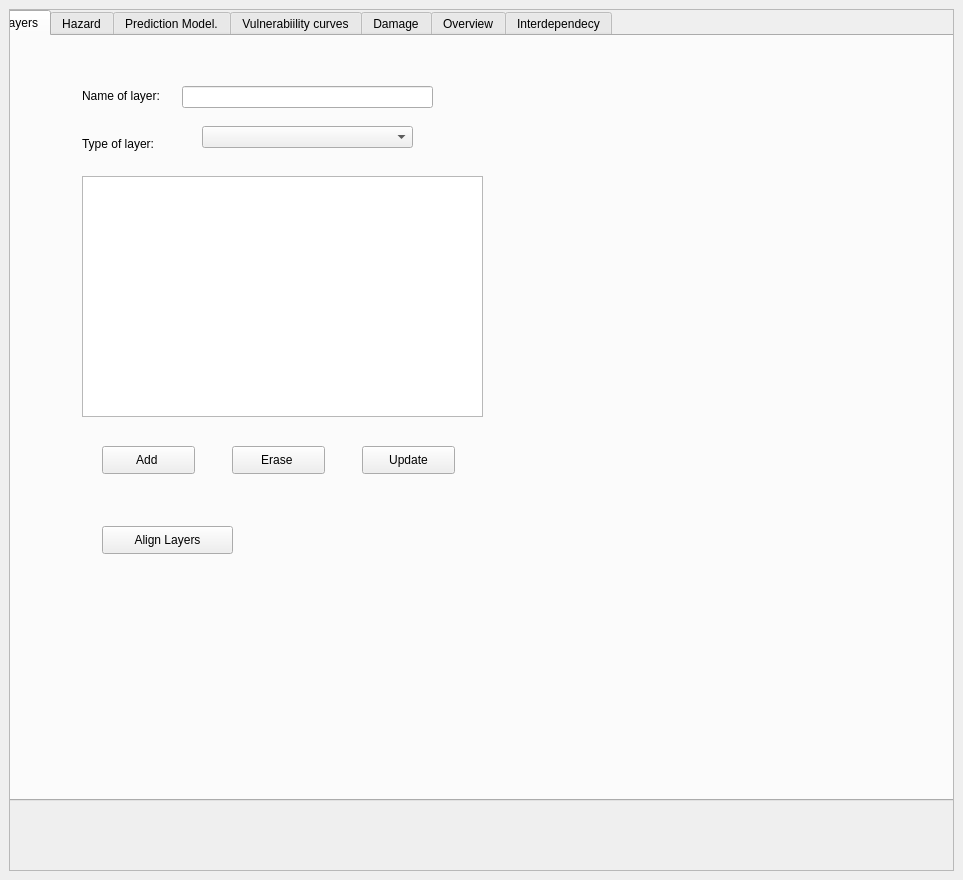
<?xml version="1.0" encoding="UTF-8"?>
<ui version="4.0">
 <class>AutoFieldsDockWidget</class>
 <widget class="QDockWidget" name="AutoFieldsDockWidget">
  <property name="geometry">
   <rect>
    <x>0</x>
    <y>0</y>
    <width>963</width>
    <height>880</height>
   </rect>
  </property>
  <property name="maximumSize">
   <size>
    <width>524287</width>
    <height>524287</height>
   </size>
  </property>
  <property name="windowTitle">
   <string>Resilience Calculator</string>
  </property>
  <widget class="QWidget" name="dockWidgetContents">
   <layout class="QGridLayout" name="gridLayout">
    <item row="0" column="1">
     <widget class="QScrollArea" name="scrollArea">
      <property name="widgetResizable">
       <bool>true</bool>
      </property>
      <widget class="QWidget" name="scrollAreaWidgetContents">
       <property name="geometry">
        <rect>
         <x>0</x>
         <y>0</y>
         <width>939</width>
         <height>830</height>
        </rect>
       </property>
       <widget class="QTabWidget" name="PredictionModel">
        <property name="geometry">
         <rect>
          <x>-20</x>
          <y>0</y>
          <width>1071</width>
          <height>791</height>
         </rect>
        </property>
        <property name="currentIndex">
         <number>0</number>
        </property>
        <widget class="QWidget" name="tab_3">
         <attribute name="title">
          <string>Layers</string>
         </attribute>
         <widget class="QLabel" name="label_28">
          <property name="geometry">
           <rect>
            <x>90</x>
            <y>50</y>
            <width>111</width>
            <height>20</height>
           </rect>
          </property>
          <property name="text">
           <string>Name of layer:</string>
          </property>
         </widget>
         <widget class="QTableWidget" name="layersTableView">
          <property name="geometry">
           <rect>
            <x>90</x>
            <y>140</y>
            <width>401</width>
            <height>241</height>
           </rect>
          </property>
         </widget>
         <widget class="QLabel" name="label_2">
          <property name="geometry">
           <rect>
            <x>90</x>
            <y>100</y>
            <width>91</width>
            <height>16</height>
           </rect>
          </property>
          <property name="text">
           <string>Type of layer:</string>
          </property>
         </widget>
         <widget class="QPushButton" name="pushLayerButton">
          <property name="geometry">
           <rect>
            <x>110</x>
            <y>410</y>
            <width>93</width>
            <height>28</height>
           </rect>
          </property>
          <property name="text">
           <string>Add </string>
          </property>
         </widget>
         <widget class="QLineEdit" name="lineEdit_4">
          <property name="geometry">
           <rect>
            <x>190</x>
            <y>50</y>
            <width>251</width>
            <height>22</height>
           </rect>
          </property>
         </widget>
         <widget class="QComboBox" name="typeLayerComboBox">
          <property name="geometry">
           <rect>
            <x>210</x>
            <y>90</y>
            <width>211</width>
            <height>22</height>
           </rect>
          </property>
         </widget>
         <widget class="QPushButton" name="eraseLayerButton">
          <property name="geometry">
           <rect>
            <x>240</x>
            <y>410</y>
            <width>93</width>
            <height>28</height>
           </rect>
          </property>
          <property name="text">
           <string>Erase </string>
          </property>
         </widget>
         <widget class="QPushButton" name="updateLayerButton">
          <property name="geometry">
           <rect>
            <x>370</x>
            <y>410</y>
            <width>93</width>
            <height>28</height>
           </rect>
          </property>
          <property name="text">
           <string>Update</string>
          </property>
         </widget>
         <widget class="QPushButton" name="alignLayerspushButton">
          <property name="geometry">
           <rect>
            <x>110</x>
            <y>490</y>
            <width>131</width>
            <height>28</height>
           </rect>
          </property>
          <property name="text">
           <string>Align Layers</string>
          </property>
         </widget>
        </widget>
        <widget class="QWidget" name="tab">
         <attribute name="title">
          <string>Hazard</string>
         </attribute>
         <widget class="QLabel" name="label_11">
          <property name="geometry">
           <rect>
            <x>70</x>
            <y>90</y>
            <width>51</width>
            <height>41</height>
           </rect>
          </property>
          <property name="font">
           <font>
            <weight>50</weight>
            <bold>false</bold>
           </font>
          </property>
          <property name="text">
           <string>Id:</string>
          </property>
         </widget>
         <widget class="QComboBox" name="IdHazardComboBox">
          <property name="geometry">
           <rect>
            <x>120</x>
            <y>100</y>
            <width>201</width>
            <height>21</height>
           </rect>
          </property>
         </widget>
         <widget class="QLabel" name="label_16">
          <property name="geometry">
           <rect>
            <x>100</x>
            <y>50</y>
            <width>101</width>
            <height>16</height>
           </rect>
          </property>
          <property name="font">
           <font>
            <pointsize>10</pointsize>
            <weight>75</weight>
            <bold>true</bold>
           </font>
          </property>
          <property name="text">
           <string>Hazard</string>
          </property>
         </widget>
         <widget class="QWidget" name="hazardModelWidget" native="true">
          <property name="geometry">
           <rect>
            <x>70</x>
            <y>470</y>
            <width>481</width>
            <height>221</height>
           </rect>
          </property>
          <widget class="QLabel" name="label_29">
           <property name="geometry">
            <rect>
             <x>20</x>
             <y>20</y>
             <width>131</width>
             <height>21</height>
            </rect>
           </property>
           <property name="text">
            <string>Harzad model:</string>
           </property>
          </widget>
          <widget class="QTextEdit" name="hazardModelTextEdit">
           <property name="geometry">
            <rect>
             <x>120</x>
             <y>20</y>
             <width>301</width>
             <height>41</height>
            </rect>
           </property>
          </widget>
          <widget class="QLabel" name="label_30">
           <property name="geometry">
            <rect>
             <x>30</x>
             <y>80</y>
             <width>131</width>
             <height>21</height>
            </rect>
           </property>
           <property name="text">
            <string>Values:</string>
           </property>
          </widget>
          <widget class="QTextEdit" name="valuesHazardModelTextEdit">
           <property name="geometry">
            <rect>
             <x>120</x>
             <y>70</y>
             <width>301</width>
             <height>41</height>
            </rect>
           </property>
          </widget>
          <widget class="QPushButton" name="saveHazardModelButton">
           <property name="geometry">
            <rect>
             <x>300</x>
             <y>130</y>
             <width>93</width>
             <height>28</height>
            </rect>
           </property>
           <property name="text">
            <string>Save</string>
           </property>
          </widget>
         </widget>
         <widget class="QWidget" name="widgetHazardValues" native="true">
          <property name="geometry">
           <rect>
            <x>40</x>
            <y>150</y>
            <width>301</width>
            <height>171</height>
           </rect>
          </property>
          <widget class="QLabel" name="label_13">
           <property name="geometry">
            <rect>
             <x>20</x>
             <y>20</y>
             <width>91</width>
             <height>16</height>
            </rect>
           </property>
           <property name="font">
            <font>
             <weight>50</weight>
             <bold>false</bold>
            </font>
           </property>
           <property name="text">
            <string>Hazard Value:</string>
           </property>
          </widget>
          <widget class="QLineEdit" name="hazardValueLineEdit">
           <property name="geometry">
            <rect>
             <x>110</x>
             <y>20</y>
             <width>161</width>
             <height>22</height>
            </rect>
           </property>
          </widget>
          <widget class="QLabel" name="label_32">
           <property name="geometry">
            <rect>
             <x>60</x>
             <y>60</y>
             <width>53</width>
             <height>16</height>
            </rect>
           </property>
           <property name="text">
            <string>R</string>
           </property>
          </widget>
          <widget class="QLineEdit" name="RvalueLineEdit">
           <property name="geometry">
            <rect>
             <x>110</x>
             <y>50</y>
             <width>161</width>
             <height>22</height>
            </rect>
           </property>
          </widget>
          <widget class="QLabel" name="label_33">
           <property name="geometry">
            <rect>
             <x>60</x>
             <y>90</y>
             <width>53</width>
             <height>16</height>
            </rect>
           </property>
           <property name="text">
            <string>S</string>
           </property>
          </widget>
          <widget class="QLineEdit" name="SoilLineEdit">
           <property name="geometry">
            <rect>
             <x>110</x>
             <y>90</y>
             <width>161</width>
             <height>22</height>
            </rect>
           </property>
          </widget>
          <widget class="QPushButton" name="saveHazardParametersPushButton">
           <property name="geometry">
            <rect>
             <x>180</x>
             <y>130</y>
             <width>93</width>
             <height>28</height>
            </rect>
           </property>
           <property name="text">
            <string>Save</string>
           </property>
          </widget>
         </widget>
         <widget class="QWidget" name="widget_Epicenter" native="true">
          <property name="geometry">
           <rect>
            <x>440</x>
            <y>190</y>
            <width>291</width>
            <height>131</height>
           </rect>
          </property>
         </widget>
         <widget class="QWidget" name="widget_LoadHazardModel" native="true">
          <property name="geometry">
           <rect>
            <x>80</x>
            <y>400</y>
            <width>421</width>
            <height>80</height>
           </rect>
          </property>
          <widget class="QLabel" name="label_12">
           <property name="geometry">
            <rect>
             <x>0</x>
             <y>40</y>
             <width>121</width>
             <height>16</height>
            </rect>
           </property>
           <property name="font">
            <font>
             <weight>50</weight>
             <bold>false</bold>
            </font>
           </property>
           <property name="text">
            <string>Hazard Model</string>
           </property>
          </widget>
          <widget class="QPushButton" name="loadHazardButton">
           <property name="geometry">
            <rect>
             <x>90</x>
             <y>30</y>
             <width>93</width>
             <height>28</height>
            </rect>
           </property>
           <property name="text">
            <string>Load</string>
           </property>
          </widget>
          <widget class="QPushButton" name="calculateHarzadPushButton">
           <property name="geometry">
            <rect>
             <x>200</x>
             <y>30</y>
             <width>93</width>
             <height>30</height>
            </rect>
           </property>
           <property name="text">
            <string>Calculate</string>
           </property>
          </widget>
         </widget>
         <widget class="QLabel" name="label_34">
          <property name="geometry">
           <rect>
            <x>60</x>
            <y>370</y>
            <width>53</width>
            <height>16</height>
           </rect>
          </property>
          <property name="text">
           <string>Epicenter</string>
          </property>
         </widget>
         <widget class="QPushButton" name="LoadEpicenterpushButton">
          <property name="geometry">
           <rect>
            <x>390</x>
            <y>370</y>
            <width>93</width>
            <height>28</height>
           </rect>
          </property>
          <property name="text">
           <string>Load Epicenter</string>
          </property>
         </widget>
         <widget class="QLineEdit" name="epicenterLineEdit">
          <property name="geometry">
           <rect>
            <x>120</x>
            <y>370</y>
            <width>261</width>
            <height>21</height>
           </rect>
          </property>
         </widget>
         <widget class="QLabel" name="label_31">
          <property name="geometry">
           <rect>
            <x>90</x>
            <y>330</y>
            <width>53</width>
            <height>16</height>
           </rect>
          </property>
          <property name="text">
           <string>M</string>
          </property>
         </widget>
         <widget class="QLineEdit" name="MomentumLineEdit">
          <property name="geometry">
           <rect>
            <x>120</x>
            <y>330</y>
            <width>161</width>
            <height>22</height>
           </rect>
          </property>
         </widget>
        </widget>
        <widget class="QWidget" name="tab_4">
         <attribute name="title">
          <string>Prediction Model.</string>
         </attribute>
         <widget class="QPushButton" name="resilienceButton">
          <property name="geometry">
           <rect>
            <x>100</x>
            <y>350</y>
            <width>191</width>
            <height>41</height>
           </rect>
          </property>
          <property name="text">
           <string> Calculate Methodology</string>
          </property>
         </widget>
         <widget class="QLabel" name="label_9">
          <property name="geometry">
           <rect>
            <x>10</x>
            <y>90</y>
            <width>21</width>
            <height>20</height>
           </rect>
          </property>
          <property name="text">
           <string>Id</string>
          </property>
         </widget>
         <widget class="QPushButton" name="deleteButton">
          <property name="geometry">
           <rect>
            <x>190</x>
            <y>150</y>
            <width>75</width>
            <height>23</height>
           </rect>
          </property>
          <property name="text">
           <string>Delete</string>
          </property>
         </widget>
         <widget class="QPushButton" name="readButton">
          <property name="geometry">
           <rect>
            <x>190</x>
            <y>120</y>
            <width>75</width>
            <height>23</height>
           </rect>
          </property>
          <property name="text">
           <string>Read</string>
          </property>
         </widget>
         <widget class="QPushButton" name="pushButton">
          <property name="geometry">
           <rect>
            <x>190</x>
            <y>90</y>
            <width>75</width>
            <height>23</height>
           </rect>
          </property>
          <property name="text">
           <string>Add</string>
          </property>
         </widget>
         <widget class="QTableWidget" name="tableViewMethodology">
          <property name="geometry">
           <rect>
            <x>30</x>
            <y>450</y>
            <width>241</width>
            <height>81</height>
           </rect>
          </property>
         </widget>
         <widget class="QComboBox" name="idComboBox">
          <property name="geometry">
           <rect>
            <x>30</x>
            <y>90</y>
            <width>141</width>
            <height>22</height>
           </rect>
          </property>
         </widget>
         <widget class="QPushButton" name="updateValutazione">
          <property name="geometry">
           <rect>
            <x>30</x>
            <y>120</y>
            <width>121</width>
            <height>21</height>
           </rect>
          </property>
          <property name="text">
           <string>Update Evaluation</string>
          </property>
         </widget>
         <widget class="QLabel" name="label_7">
          <property name="geometry">
           <rect>
            <x>90</x>
            <y>410</y>
            <width>121</width>
            <height>21</height>
           </rect>
          </property>
          <property name="text">
           <string>Methodology Results</string>
          </property>
         </widget>
         <widget class="QTableWidget" name="tableWidgetParameters">
          <property name="geometry">
           <rect>
            <x>30</x>
            <y>210</y>
            <width>231</width>
            <height>101</height>
           </rect>
          </property>
         </widget>
         <widget class="QLabel" name="label_8">
          <property name="geometry">
           <rect>
            <x>90</x>
            <y>190</y>
            <width>181</width>
            <height>21</height>
           </rect>
          </property>
          <property name="text">
           <string>Methodology Parameters</string>
          </property>
         </widget>
         <widget class="QLabel" name="label">
          <property name="geometry">
           <rect>
            <x>20</x>
            <y>320</y>
            <width>71</width>
            <height>20</height>
           </rect>
          </property>
          <property name="text">
           <string>Layer name:</string>
          </property>
         </widget>
         <widget class="QLineEdit" name="lineEdit">
          <property name="geometry">
           <rect>
            <x>90</x>
            <y>320</y>
            <width>161</width>
            <height>20</height>
           </rect>
          </property>
         </widget>
         <widget class="QLabel" name="label_17">
          <property name="geometry">
           <rect>
            <x>60</x>
            <y>40</y>
            <width>171</width>
            <height>16</height>
           </rect>
          </property>
          <property name="font">
           <font>
            <pointsize>10</pointsize>
            <weight>75</weight>
            <bold>true</bold>
           </font>
          </property>
          <property name="text">
           <string>Prediction Model</string>
          </property>
         </widget>
        </widget>
        <widget class="QWidget" name="vulnerability2tab">
         <attribute name="title">
          <string>Vulnerabiility curves</string>
         </attribute>
         <widget class="QLabel" name="label_14">
          <property name="geometry">
           <rect>
            <x>110</x>
            <y>90</y>
            <width>31</width>
            <height>21</height>
           </rect>
          </property>
          <property name="text">
           <string>Id</string>
          </property>
         </widget>
         <widget class="QComboBox" name="comboBox">
          <property name="geometry">
           <rect>
            <x>160</x>
            <y>90</y>
            <width>271</width>
            <height>22</height>
           </rect>
          </property>
         </widget>
         <widget class="QLabel" name="label_15">
          <property name="geometry">
           <rect>
            <x>110</x>
            <y>140</y>
            <width>53</width>
            <height>16</height>
           </rect>
          </property>
          <property name="text">
           <string>Mode:</string>
          </property>
         </widget>
         <widget class="QComboBox" name="comboBox_2">
          <property name="geometry">
           <rect>
            <x>190</x>
            <y>140</y>
            <width>231</width>
            <height>22</height>
           </rect>
          </property>
         </widget>
         <widget class="QLabel" name="label_18">
          <property name="geometry">
           <rect>
            <x>170</x>
            <y>40</y>
            <width>171</width>
            <height>16</height>
           </rect>
          </property>
          <property name="font">
           <font>
            <pointsize>10</pointsize>
            <weight>75</weight>
            <bold>true</bold>
           </font>
          </property>
          <property name="text">
           <string>Vulnerability curves</string>
          </property>
         </widget>
         <widget class="QLabel" name="label_27">
          <property name="geometry">
           <rect>
            <x>110</x>
            <y>210</y>
            <width>53</width>
            <height>16</height>
           </rect>
          </property>
          <property name="text">
           <string>Curve</string>
          </property>
         </widget>
         <widget class="QComboBox" name="comboBox_4">
          <property name="geometry">
           <rect>
            <x>190</x>
            <y>200</y>
            <width>231</width>
            <height>22</height>
           </rect>
          </property>
         </widget>
         <widget class="QPushButton" name="pushButton_4">
          <property name="geometry">
           <rect>
            <x>470</x>
            <y>200</y>
            <width>93</width>
            <height>28</height>
           </rect>
          </property>
          <property name="text">
           <string>Add</string>
          </property>
         </widget>
         <widget class="QWidget" name="verticalLayoutWidget">
          <property name="geometry">
           <rect>
            <x>120</x>
            <y>320</y>
            <width>531</width>
            <height>331</height>
           </rect>
          </property>
          <layout class="QVBoxLayout" name="layoutPlot"/>
         </widget>
        </widget>
        <widget class="QWidget" name="tab_2">
         <attribute name="title">
          <string>Damage</string>
         </attribute>
         <widget class="QLabel" name="label_19">
          <property name="geometry">
           <rect>
            <x>360</x>
            <y>80</y>
            <width>101</width>
            <height>16</height>
           </rect>
          </property>
          <property name="font">
           <font>
            <pointsize>10</pointsize>
            <weight>75</weight>
            <bold>true</bold>
           </font>
          </property>
          <property name="text">
           <string>Damage</string>
          </property>
         </widget>
         <widget class="QLabel" name="label_20">
          <property name="geometry">
           <rect>
            <x>140</x>
            <y>110</y>
            <width>51</width>
            <height>41</height>
           </rect>
          </property>
          <property name="font">
           <font>
            <weight>50</weight>
            <bold>false</bold>
           </font>
          </property>
          <property name="text">
           <string>Id:</string>
          </property>
         </widget>
         <widget class="QComboBox" name="IdDamageComboBox_2">
          <property name="geometry">
           <rect>
            <x>190</x>
            <y>130</y>
            <width>201</width>
            <height>21</height>
           </rect>
          </property>
         </widget>
         <widget class="QLabel" name="label_21">
          <property name="geometry">
           <rect>
            <x>140</x>
            <y>190</y>
            <width>91</width>
            <height>16</height>
           </rect>
          </property>
          <property name="font">
           <font>
            <weight>50</weight>
            <bold>false</bold>
           </font>
          </property>
          <property name="text">
           <string>Damage value</string>
          </property>
         </widget>
         <widget class="QLineEdit" name="lineEdit_3">
          <property name="geometry">
           <rect>
            <x>250</x>
            <y>190</y>
            <width>113</width>
            <height>22</height>
           </rect>
          </property>
         </widget>
         <widget class="QPushButton" name="pushButton_3">
          <property name="geometry">
           <rect>
            <x>270</x>
            <y>230</y>
            <width>93</width>
            <height>28</height>
           </rect>
          </property>
          <property name="text">
           <string>Save</string>
          </property>
         </widget>
         <widget class="QLabel" name="label_22">
          <property name="geometry">
           <rect>
            <x>140</x>
            <y>290</y>
            <width>121</width>
            <height>16</height>
           </rect>
          </property>
          <property name="font">
           <font>
            <weight>50</weight>
            <bold>false</bold>
           </font>
          </property>
          <property name="text">
           <string>Damage Model</string>
          </property>
         </widget>
         <widget class="QPushButton" name="loadHazardButton_2">
          <property name="geometry">
           <rect>
            <x>260</x>
            <y>280</y>
            <width>93</width>
            <height>28</height>
           </rect>
          </property>
          <property name="text">
           <string>Load</string>
          </property>
         </widget>
         <widget class="QPushButton" name="calculateHarzadPushButton_2">
          <property name="geometry">
           <rect>
            <x>270</x>
            <y>320</y>
            <width>93</width>
            <height>30</height>
           </rect>
          </property>
          <property name="text">
           <string>Calculate</string>
          </property>
         </widget>
        </widget>
        <widget class="QWidget" name="tab_5">
         <attribute name="title">
          <string>Overview</string>
         </attribute>
         <widget class="QLabel" name="label_23">
          <property name="geometry">
           <rect>
            <x>120</x>
            <y>100</y>
            <width>31</width>
            <height>21</height>
           </rect>
          </property>
          <property name="text">
           <string>Id</string>
          </property>
         </widget>
         <widget class="QComboBox" name="comboBox_3">
          <property name="geometry">
           <rect>
            <x>160</x>
            <y>100</y>
            <width>271</width>
            <height>22</height>
           </rect>
          </property>
         </widget>
         <widget class="QLabel" name="label_24">
          <property name="geometry">
           <rect>
            <x>130</x>
            <y>180</y>
            <width>53</width>
            <height>16</height>
           </rect>
          </property>
          <property name="text">
           <string>Hazard</string>
          </property>
         </widget>
         <widget class="QLabel" name="label_25">
          <property name="geometry">
           <rect>
            <x>120</x>
            <y>270</y>
            <width>91</width>
            <height>16</height>
           </rect>
          </property>
          <property name="text">
           <string>Vulnerability</string>
          </property>
         </widget>
         <widget class="QLabel" name="label_26">
          <property name="geometry">
           <rect>
            <x>130</x>
            <y>330</y>
            <width>91</width>
            <height>16</height>
           </rect>
          </property>
          <property name="text">
           <string>Damage</string>
          </property>
         </widget>
         <widget class="QLineEdit" name="overviewHazardValuelineEdit">
          <property name="geometry">
           <rect>
            <x>230</x>
            <y>180</y>
            <width>251</width>
            <height>22</height>
           </rect>
          </property>
         </widget>
         <widget class="QLineEdit" name="oververviewVulnerabilitylineEdit">
          <property name="geometry">
           <rect>
            <x>230</x>
            <y>270</y>
            <width>251</width>
            <height>22</height>
           </rect>
          </property>
         </widget>
         <widget class="QLineEdit" name="loverviewDamage">
          <property name="geometry">
           <rect>
            <x>230</x>
            <y>330</y>
            <width>251</width>
            <height>22</height>
           </rect>
          </property>
         </widget>
        </widget>
        <widget class="QWidget" name="tabinter">
         <attribute name="title">
          <string>Interdependecy</string>
         </attribute>
         <widget class="QLabel" name="label_3">
          <property name="geometry">
           <rect>
            <x>10</x>
            <y>80</y>
            <width>53</width>
            <height>16</height>
           </rect>
          </property>
          <property name="text">
           <string>From:</string>
          </property>
         </widget>
         <widget class="QLabel" name="label_4">
          <property name="geometry">
           <rect>
            <x>30</x>
            <y>20</y>
            <width>251</width>
            <height>31</height>
           </rect>
          </property>
          <property name="font">
           <font>
            <pointsize>10</pointsize>
            <weight>75</weight>
            <bold>true</bold>
           </font>
          </property>
          <property name="text">
           <string>Interdependency calculator</string>
          </property>
         </widget>
         <widget class="QLabel" name="label_5">
          <property name="geometry">
           <rect>
            <x>10</x>
            <y>110</y>
            <width>53</width>
            <height>16</height>
           </rect>
          </property>
          <property name="text">
           <string>Element:</string>
          </property>
         </widget>
         <widget class="QComboBox" name="comboBoxFromLayer">
          <property name="geometry">
           <rect>
            <x>90</x>
            <y>70</y>
            <width>161</width>
            <height>22</height>
           </rect>
          </property>
         </widget>
         <widget class="QComboBox" name="comboBoxFromElement">
          <property name="geometry">
           <rect>
            <x>90</x>
            <y>100</y>
            <width>161</width>
            <height>22</height>
           </rect>
          </property>
         </widget>
         <widget class="QLabel" name="label_6">
          <property name="geometry">
           <rect>
            <x>10</x>
            <y>160</y>
            <width>53</width>
            <height>16</height>
           </rect>
          </property>
          <property name="text">
           <string>To:</string>
          </property>
         </widget>
         <widget class="QComboBox" name="comboBoxToLayer">
          <property name="geometry">
           <rect>
            <x>90</x>
            <y>150</y>
            <width>161</width>
            <height>22</height>
           </rect>
          </property>
         </widget>
         <widget class="QLabel" name="label_10">
          <property name="geometry">
           <rect>
            <x>10</x>
            <y>220</y>
            <width>71</width>
            <height>16</height>
           </rect>
          </property>
          <property name="text">
           <string>Layer name</string>
          </property>
         </widget>
         <widget class="QLineEdit" name="lineEdit_2">
          <property name="geometry">
           <rect>
            <x>100</x>
            <y>210</y>
            <width>161</width>
            <height>22</height>
           </rect>
          </property>
         </widget>
         <widget class="QPushButton" name="pushButton_Interdependencies">
          <property name="geometry">
           <rect>
            <x>50</x>
            <y>280</y>
            <width>211</width>
            <height>81</height>
           </rect>
          </property>
          <property name="text">
           <string>Calculate interdependency</string>
          </property>
         </widget>
        </widget>
       </widget>
      </widget>
     </widget>
    </item>
   </layout>
  </widget>
 </widget>
 <resources>
  <include location="resources.qrc"/>
 </resources>
 <connections/>
</ui>
